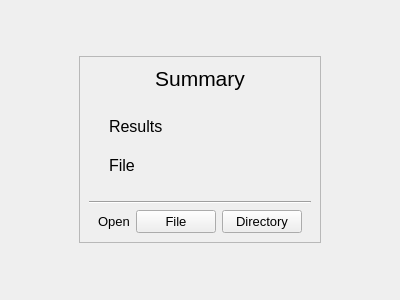
<?xml version="1.0" encoding="UTF-8"?>
<ui version="4.0">
 <class>SummaryWidget</class>
 <widget class="QWidget" name="SummaryWidget">
  <property name="geometry">
   <rect>
    <x>0</x>
    <y>0</y>
    <width>400</width>
    <height>300</height>
   </rect>
  </property>
  <property name="windowTitle">
   <string>Summary</string>
  </property>
  <layout class="QHBoxLayout" name="horizontalLayout">
   <item>
    <spacer name="horizontalSpacer">
     <property name="orientation">
      <enum>Qt::Horizontal</enum>
     </property>
     <property name="sizeHint" stdset="0">
      <size>
       <width>40</width>
       <height>20</height>
      </size>
     </property>
    </spacer>
   </item>
   <item>
    <widget class="QWidget" name="widget" native="true">
     <layout class="QVBoxLayout" name="verticalLayout">
      <item>
       <spacer name="verticalSpacer_2">
        <property name="orientation">
         <enum>Qt::Vertical</enum>
        </property>
        <property name="sizeHint" stdset="0">
         <size>
          <width>20</width>
          <height>40</height>
         </size>
        </property>
       </spacer>
      </item>
      <item>
       <widget class="QFrame" name="frame">
        <property name="frameShape">
         <enum>QFrame::StyledPanel</enum>
        </property>
        <property name="frameShadow">
         <enum>QFrame::Raised</enum>
        </property>
        <layout class="QVBoxLayout" name="verticalLayout_2">
         <item>
          <widget class="QLabel" name="label">
           <property name="font">
            <font>
             <pointsize>16</pointsize>
            </font>
           </property>
           <property name="text">
            <string>Summary</string>
           </property>
           <property name="alignment">
            <set>Qt::AlignCenter</set>
           </property>
          </widget>
         </item>
         <item>
          <layout class="QFormLayout" name="formLayout">
           <property name="fieldGrowthPolicy">
            <enum>QFormLayout::AllNonFixedFieldsGrow</enum>
           </property>
           <property name="horizontalSpacing">
            <number>20</number>
           </property>
           <property name="verticalSpacing">
            <number>20</number>
           </property>
           <property name="leftMargin">
            <number>20</number>
           </property>
           <property name="topMargin">
            <number>20</number>
           </property>
           <property name="rightMargin">
            <number>20</number>
           </property>
           <property name="bottomMargin">
            <number>20</number>
           </property>
           <item row="0" column="0">
            <widget class="QLabel" name="summaryLabel">
             <property name="font">
              <font>
               <pointsize>12</pointsize>
              </font>
             </property>
             <property name="text">
              <string>Results</string>
             </property>
             <property name="wordWrap">
              <bool>true</bool>
             </property>
            </widget>
           </item>
           <item row="0" column="1">
            <widget class="QLabel" name="resultsLabel">
             <property name="font">
              <font>
               <pointsize>12</pointsize>
              </font>
             </property>
             <property name="text">
              <string/>
             </property>
            </widget>
           </item>
           <item row="1" column="0">
            <widget class="QLabel" name="label_2">
             <property name="font">
              <font>
               <pointsize>12</pointsize>
              </font>
             </property>
             <property name="text">
              <string>File</string>
             </property>
            </widget>
           </item>
           <item row="1" column="1">
            <widget class="QLabel" name="fileLabel">
             <property name="font">
              <font>
               <pointsize>12</pointsize>
              </font>
             </property>
             <property name="text">
              <string/>
             </property>
            </widget>
           </item>
          </layout>
         </item>
         <item>
          <widget class="Line" name="line">
           <property name="orientation">
            <enum>Qt::Horizontal</enum>
           </property>
          </widget>
         </item>
         <item>
          <widget class="QWidget" name="widget_2" native="true">
           <layout class="QHBoxLayout" name="horizontalLayout_3">
            <property name="topMargin">
             <number>0</number>
            </property>
            <property name="bottomMargin">
             <number>0</number>
            </property>
            <item>
             <widget class="QLabel" name="label_3">
              <property name="font">
               <font>
                <pointsize>10</pointsize>
               </font>
              </property>
              <property name="text">
               <string>Open</string>
              </property>
              <property name="alignment">
               <set>Qt::AlignLeading|Qt::AlignLeft|Qt::AlignVCenter</set>
              </property>
             </widget>
            </item>
            <item>
             <widget class="QPushButton" name="openFile">
              <property name="sizePolicy">
               <sizepolicy hsizetype="Fixed" vsizetype="Fixed">
                <horstretch>0</horstretch>
                <verstretch>0</verstretch>
               </sizepolicy>
              </property>
              <property name="font">
               <font>
                <pointsize>10</pointsize>
               </font>
              </property>
              <property name="text">
               <string>File</string>
              </property>
             </widget>
            </item>
            <item>
             <widget class="QPushButton" name="openDirectory">
              <property name="sizePolicy">
               <sizepolicy hsizetype="Fixed" vsizetype="Fixed">
                <horstretch>0</horstretch>
                <verstretch>0</verstretch>
               </sizepolicy>
              </property>
              <property name="font">
               <font>
                <pointsize>10</pointsize>
               </font>
              </property>
              <property name="text">
               <string>Directory</string>
              </property>
             </widget>
            </item>
           </layout>
          </widget>
         </item>
        </layout>
       </widget>
      </item>
      <item>
       <spacer name="verticalSpacer">
        <property name="orientation">
         <enum>Qt::Vertical</enum>
        </property>
        <property name="sizeHint" stdset="0">
         <size>
          <width>20</width>
          <height>40</height>
         </size>
        </property>
       </spacer>
      </item>
     </layout>
    </widget>
   </item>
   <item>
    <spacer name="horizontalSpacer_2">
     <property name="orientation">
      <enum>Qt::Horizontal</enum>
     </property>
     <property name="sizeHint" stdset="0">
      <size>
       <width>40</width>
       <height>20</height>
      </size>
     </property>
    </spacer>
   </item>
  </layout>
 </widget>
 <resources/>
 <connections>
  <connection>
   <sender>openFile</sender>
   <signal>clicked()</signal>
   <receiver>SummaryWidget</receiver>
   <slot>openFile()</slot>
   <hints>
    <hint type="sourcelabel">
     <x>197</x>
     <y>226</y>
    </hint>
    <hint type="destinationlabel">
     <x>216</x>
     <y>292</y>
    </hint>
   </hints>
  </connection>
  <connection>
   <sender>openDirectory</sender>
   <signal>clicked()</signal>
   <receiver>SummaryWidget</receiver>
   <slot>openDirectory()</slot>
   <hints>
    <hint type="sourcelabel">
     <x>253</x>
     <y>231</y>
    </hint>
    <hint type="destinationlabel">
     <x>323</x>
     <y>291</y>
    </hint>
   </hints>
  </connection>
 </connections>
 <slots>
  <slot>openFile()</slot>
  <slot>openDirectory()</slot>
 </slots>
</ui>
